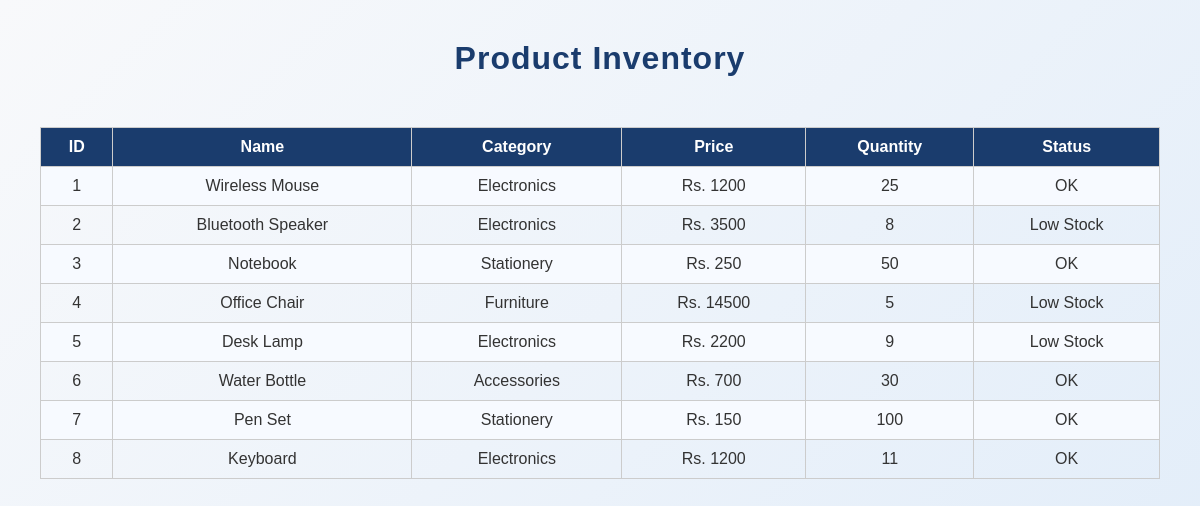
Screenshot of /pages/view_product.php with the database file from the repository.
### tables this page shows
CREATE TABLE `products` (
  `id` int(11) NOT NULL,
  `name` varchar(100) NOT NULL,
  `category` varchar(100) NOT NULL,
  `price` int(11) NOT NULL,
  `quantity` int(11) NOT NULL
);

### pages/view_product.php (the view)
<?php include '../connection/connection.php'; ?>
<link rel="stylesheet" href="../assets/style.css">
<h2>Product Inventory</h2>
<table>
    <tr>
        <th>ID</th>
        <th>Name</th>
        <th>Category</th>
        <th>Price</th>
        <th>Quantity</th>
        <th>Status</th>
    </tr>
<?php
$query = $pdo->query("SELECT * FROM products");
while ($row = $query->fetch()) {
    $status = ($row['quantity'] < 10) ? "<span class='low-stock'>Low Stock</span>" : "OK";
    echo "<tr>
        <td>{$row['id']}</td>
        <td>{$row['name']}</td>
        <td>{$row['category']}</td>
        <td>Rs. {$row['price']}</td>
        <td>{$row['quantity']}</td>
        <td>$status</td>
    </tr>";
}
?>
</table>

### assets/style.css (style rules this page uses)
* { margin: 0; padding: 0; box-sizing: border-box; font-family: "Poppins", sans-serif; }
h2 { font-size: 2rem; margin-bottom: 30px; color: #1a3c6d; text-align: center; letter-spacing: 1px; }
table { width: 100%; border-collapse: collapse; margin-top: 20px; }
th, td { border: 1px solid #ccc; padding: 10px; text-align: center; }
th { background: #1a3c6d; color: white; font-weight: 600; }
tr:nth-child(even) { background-color: #f7faff; }

### rows the page displays
products: id "1", name "Wireless Mouse", category "Electronics", price "1200", quantity "25", shows "OK"
products: id "2", name "Bluetooth Speaker", category "Electronics", price "3500", quantity "8", shows "Low Stock"
products: id "3", name "Notebook", category "Stationery", price "250", quantity "50", shows "OK"
products: id "4", name "Office Chair", category "Furniture", price "14500", quantity "5", shows "Low Stock"
products: id "5", name "Desk Lamp", category "Electronics", price "2200", quantity "9", shows "Low Stock"
products: id "6", name "Water Bottle", category "Accessories", price "700", quantity "30", shows "OK"
products: id "7", name "Pen Set", category "Stationery", price "150", quantity "100", shows "OK"
products: id "8", name "Keyboard", category "Electronics", price "1200", quantity "11", shows "OK"
